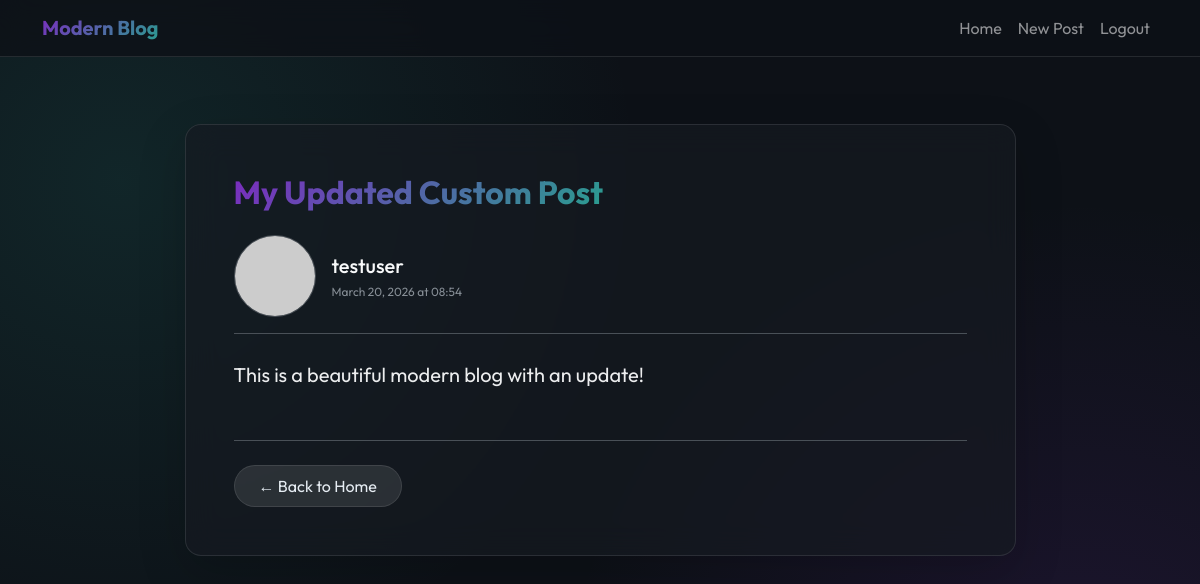
The app's page /post/1 (signed in) with its own data.
### models.py (models this page shows)
class Post(db.Model):
    id = db.Column(db.Integer, primary_key=True)
    title = db.Column(db.String(200), nullable=False)
    content = db.Column(db.Text, nullable=False)
    date_posted = db.Column(db.DateTime, nullable=False, default=datetime.utcnow)
    user_id = db.Column(db.Integer, db.ForeignKey('user.id'), nullable=False)

class User(UserMixin, db.Model):
    id = db.Column(db.Integer, primary_key=True)
    username = db.Column(db.String(150), unique=True, nullable=False)
    email = db.Column(db.String(150), unique=True, nullable=False)
    password = db.Column(db.String(150), nullable=False)
    posts = db.relationship('Post', backref='author', lazy=True)

### app.py (the view)
@app.route("/post/<int:post_id>")
def post(post_id):
    post = Post.query.get_or_404(post_id)
    return render_template('post.html', title=post.title, post=post)

### app.py (called while the page is built)
@login_manager.user_loader
def load_user(user_id):
    return User.query.get(int(user_id))

### templates/post.html (shortened to what this page needs)
{% extends 'base.html' %}
{% block content %}
    <article class="glass-card mb-4 p-5 shadow-lg mt-4">
        <div class="d-flex justify-content-between align-items-start mb-4">
            <h1 class="post-title gradient-text h2 mb-0 fw-bold">{{ post.title }}</h1>
        </div>
        <div class="post-meta mb-4 pb-3 border-bottom d-flex align-items-center">
            <img class="rounded-circle me-3 border" src="https://ui-avatars.com/api/?name={{ post.author.username }}&background=random&size=48" alt="{{ post.author.username }}">
            <div>
                <p class="mb-0 fw-medium text-light fs-5">{{ post.author.username }}</p>
                <small class="text-muted">{{ post.date_posted.strftime('%B %d, %Y') }} at {{ post.date_posted.strftime('%H:%M') }}</small>
            </div>
        </div>
        <div class="article-content text-light fs-5" style="white-space: pre-wrap; opacity: 0.95; line-height: 1.7;">{{ post.content }}</div>
        <div class="mt-5 pt-4 border-top">
            <a href="{{ url_for('home') }}" class="btn btn-sm-glass px-4 py-2 rounded-pill">&larr; Back to Home</a>
        </div>
    </article>
{% endblock %}

### static/css/style.css (style rules this page uses)
:root { --bg-color: #0d1117; --text-color: #e6edf3; --primary-gradient: linear-gradient(135deg, #7b2cbf, #2a9d8f); --card-bg: rgba(22, 27, 34, 0.7); --glass-border: rgba(255, 255, 255, 0.1); --glow: rgba(123, 44, 191, 0.4); }
body { background-color: var(--bg-color); color: var(--text-color); font-family: 'Outfit', sans-serif; min-height: 100vh; background-image: radial-gradient(circle at 10% 20%, rgba(42, 157, 143, 0.15) 0%, transparent 40%), radial-gradient(circle at 90% 80%, rgba(123, 44, 191, 0.15) 0%, transparent 40%); background-attachment: fixed; }
.gradient-text { background: var(--primary-gradient); -webkit-background-clip: text; -webkit-text-fill-color: transparent; font-weight: 700; }
.glass-card { background: var(--card-bg); backdrop-filter: blur(16px); border: 1px solid var(--glass-border); border-radius: 16px; transition: transform 0.3s ease, box-shadow 0.3s ease; }
.post-meta { font-size: 0.85rem; color: #8b949e; }
.btn-sm-glass { background: rgba(255, 255, 255, 0.1); color: #e6edf3; border: 1px solid var(--glass-border); transition: all 0.2s; }

### records on screen
Post: title "My Updated Custom Post", date_posted "March 20, 2026", date_posted "08:54", content "This is a beautiful modern blog with an update!"
User: author.username "testuser"
